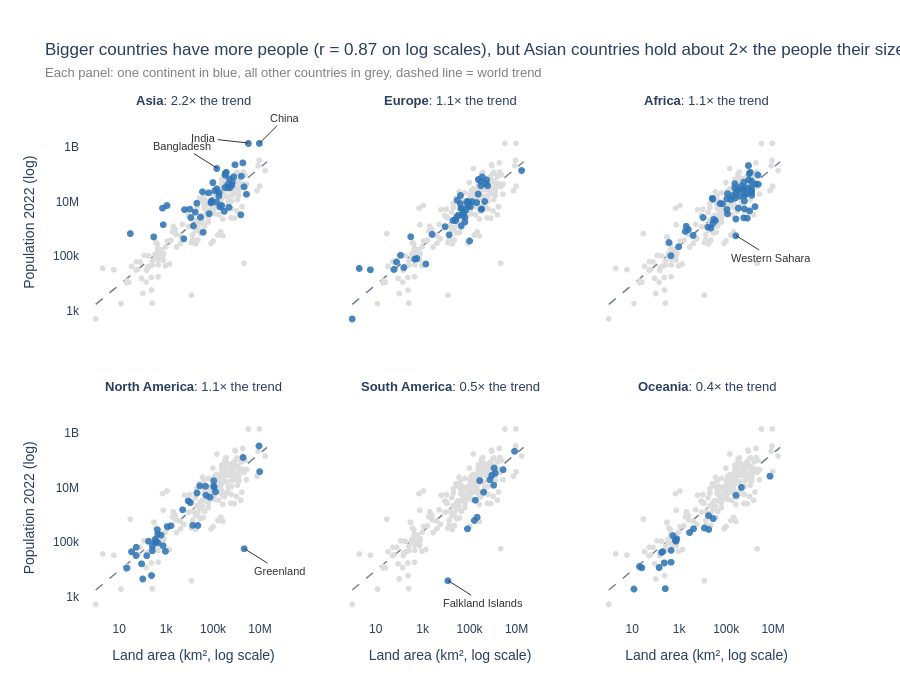

The cell this chart's notebook holds for it:
### Markdown cell above
**Chart choice & justification:** Scatter plot (log scales), one panel per continent

- Scatter plot demonstrates the association between two variables, namely area and population.
- Log scale is used on both axes since there is a great variability in values – from small islands to Russia.
- Dashed line represents the global trend while points above it have higher population than expected based on their size.
- Each subplot represents one continent in blue colour while all other countries are shown in grey (it is easier to understand than using six different colours in one diagram).
- Only countries deviating from the trend are marked.

### Code cell
# Q3
import plotly.graph_objects as go

# step 1: prep data
d = df[['Country', 'Continent', 'Area', '2022 Population']].rename(columns={'2022 Population': 'Population'})
log_area, log_pop = np.log10(d['Area']), np.log10(d['Population'])
slope, intercept = np.polyfit(log_area, log_pop, 1)            # world trend on log-log scale
d['Residual'] = log_pop - (intercept + slope * log_area)       # > 0 = more people than the trend predicts
r = np.corrcoef(log_area, log_pop)[0, 1]
print(f'correlation (log-log): {r:.2f}')

# typical country per continent vs the trend: 10 ** median residual (2 = twice as many people as expected)
vs_trend = (10 ** d.groupby('Continent')['Residual'].median()).sort_values(ascending=False)
panel_name = {c: f'<b>{c}</b>: {v:.1f}× the trend' for c, v in vs_trend.items()}
print(vs_trend.round(2))

# every panel: all countries in grey (context) + that continent's countries (focus)
context = pd.concat([d.assign(Panel=panel_name[c], Role='Other countries') for c in vs_trend.index])
focus = d.assign(Panel=d['Continent'].map(panel_name), Role='Continent')
plot_df = pd.concat([context, focus])

# countries that break the pattern most (area over 10,000 km² so city-states don't crowd the labels)
big = d.loc[d['Area'] >= 10_000]
breakers = pd.concat([big.nlargest(3, 'Residual'), big.nsmallest(3, 'Residual')])

# step 2: plotly express figure
fig = px.scatter(
    data_frame=plot_df,
    x='Area', y='Population',
    facet_col='Panel', facet_col_wrap=3,
    facet_row_spacing=0.12, facet_col_spacing=0.04,
    color='Role',
    color_discrete_map={'Other countries': LIGHT_GREY, 'Continent': BLUE},
    category_orders={'Panel': list(panel_name.values()), 'Role': ['Other countries', 'Continent']},
    log_x=True, log_y=True,
    hover_name='Country',
    hover_data={'Role': False, 'Panel': False, 'Area': ':,', 'Population': ':,'},
    labels={'Area': 'Land area (km², log scale)', 'Population': 'Population 2022 (log)'},
    template='plotly_white',
    height=700
)

# step 3: customisation
fig.update_traces(marker=dict(size=7, opacity=0.85))
fig.update_traces(selector={'name': 'Other countries'}, marker=dict(size=6, opacity=1), hoverinfo='skip', hovertemplate=None)

# world trend line in every panel
xs = np.logspace(0, 7.3, 50)
fig.add_trace(go.Scatter(x=xs, y=10 ** (intercept + slope * np.log10(xs)), mode='lines',
                         line=dict(color='slategrey', dash='dash', width=1.5),
                         hoverinfo='skip', showlegend=False), row='all', col='all')

# facet titles: drop the 'Panel=' prefix
fig.for_each_annotation(lambda a: a.update(text=a.text.split('=')[-1], font=dict(size=13)))

# direct labels for the pattern breakers, placed in their own continent's panel
# map continent -> subplot axes, using the first country of each blue (focus) trace
axes_of = {}
for t in fig.data:
    if t.name == 'Continent':
        cont_name = d.loc[d['Country'] == t.hovertext[0], 'Continent'].iloc[0]
        axes_of[cont_name] = (t.xaxis, t.yaxis)
offsets = {'China': (25, -25), 'India': (-45, -5)}     # nudge labels that would overlap
for _, row in breakers.iterrows():
    xa, ya = axes_of[row['Continent']]
    above = row['Residual'] > 0
    dx, dy = offsets.get(row['Country'], (-35, -22) if above else (35, 22))
    fig.add_annotation(x=np.log10(row['Area']), y=np.log10(row['Population']), xref=xa, yref=ya,
                       text=row['Country'], showarrow=True, arrowhead=0, arrowcolor='#333333',
                       ax=dx, ay=dy,
                       font=dict(size=11, color='#333333'))

fig.update_xaxes(showgrid=False, tickvals=[10, 1e3, 1e5, 1e7], ticktext=['10', '1k', '100k', '10M'])
fig.update_yaxes(showgrid=False, tickvals=[1e3, 1e5, 1e7, 1e9], ticktext=['1k', '100k', '10M', '1B'])
fig.update_layout(
    title=(f"Bigger countries have more people (r = {r:.2f} on log scales), but Asian countries hold about "
           f"{vs_trend['Asia']:.0f}× the people their size predicts<br>"
           "<span style='font-size:13px;color:grey'>Each panel: one continent in blue, all other countries in grey, "
           "dashed line = world trend</span>"),
    showlegend=False,
    font=dict(family='Arial', size=12),
    margin=dict(t=110)
)

fig.show()

### Figure 1 — Plotly figure (JSON) as saved in the notebook; plotly's stock layout.template omitted (floating-point values rounded to 4 significant figures; data arrays with more than 128 entries replaced by an {"elided": "..."} marker saying what was removed)
{"data": [{"customdata": {"elided": "234x2 str values"}, "hoverinfo": "skip", "hovertext": {"elided": "234 str values"}, "legendgroup": "Other countries", "marker": {"color": "#DDDDDD", "opacity": 1, "size": 6, "symbol": "circle"}, "mode": "markers", "name": "Other countries", "showlegend": true, "type": "scattergl", "x": {"elided": "234 int values"}, "xaxis": "x4", "y": {"elided": "234 int values"}, "yaxis": "y4"}, {"customdata": [["Continent", "<b>Asia</b>: 2.2× the trend"], ["Continent", "<b>Asia</b>: 2.2× the trend"], ["Continent", "<b>Asia</b>: 2.2× the trend"], ["Continent", "<b>Asia</b>: 2.2× the trend"], ["Continent", "<b>Asia</b>: 2.2× the trend"], ["Continent", "<b>Asia</b>: 2.2× the trend"], ["Continent", "<b>Asia</b>: 2.2× the trend"], ["Continent", "<b>Asia</b>: 2.2× the trend"], ["Continent", "<b>Asia</b>: 2.2× the trend"], ["Continent", "<b>Asia</b>: 2.2× the trend"], ["Continent", "<b>Asia</b>: 2.2× the trend"], ["Continent", "<b>Asia</b>: 2.2× the trend"], ["Continent", "<b>Asia</b>: 2.2× the trend"], ["Continent", "<b>Asia</b>: 2.2× the trend"], ["Continent", "<b>Asia</b>: 2.2× the trend"], ["Continent", "<b>Asia</b>: 2.2× the trend"], ["Continent", "<b>Asia</b>: 2.2× the trend"], ["Continent", "<b>Asia</b>: 2.2× the trend"], ["Continent", "<b>Asia</b>: 2.2× the trend"], ["Continent", "<b>Asia</b>: 2.2× the trend"], ["Continent", "<b>Asia</b>: 2.2× the trend"], ["Continent", "<b>Asia</b>: 2.2× the trend"], ["Continent", "<b>Asia</b>: 2.2× the trend"], ["Continent", "<b>Asia</b>: 2.2× the trend"], ["Continent", "<b>Asia</b>: 2.2× the trend"], ["Continent", "<b>Asia</b>: 2.2× the trend"], ["Continent", "<b>Asia</b>: 2.2× the trend"], ["Continent", "<b>Asia</b>: 2.2× the trend"], ["Continent", "<b>Asia</b>: 2.2× the trend"], ["Continent", "<b>Asia</b>: 2.2× the trend"], ["Continent", "<b>Asia</b>: 2.2× the trend"], ["Continent", "<b>Asia</b>: 2.2× the trend"], ["Continent", "<b>Asia</b>: 2.2× the trend"], ["Continent", "<b>Asia</b>: 2.2× the trend"], ["Continent", "<b>Asia</b>: 2.2× the trend"], ["Continent", "<b>Asia</b>: 2.2× the trend"], ["Continent", "<b>Asia</b>: 2.2× the trend"], ["Continent", "<b>Asia</b>: 2.2× the trend"], ["Continent", "<b>Asia</b>: 2.2× the trend"], ["Continent", "<b>Asia</b>: 2.2× the trend"], ["Continent", "<b>Asia</b>: 2.2× the trend"], ["Continent", "<b>Asia</b>: 2.2× the trend"], ["Continent", "<b>Asia</b>: 2.2× the trend"], ["Continent", "<b>Asia</b>: 2.2× the trend"], ["Continent", "<b>Asia</b>: 2.2× the trend"], ["Continent", "<b>Asia</b>: 2.2× the trend"], ["Continent", "<b>Asia</b>: 2.2× the trend"], ["Continent", "<b>Asia</b>: 2.2× the trend"], ["Continent", "<b>Asia</b>: 2.2× the trend"], ["Continent", "<b>Asia</b>: 2.2× the trend"]], "hovertemplate": "<b>%{hovertext}</b><br><br>Land area (km², log scale)=%{x:,}<br>Population 2022 (log)=%{y:,}<extra></extra>", "hovertext": ["Afghanistan", "Armenia", "Azerbaijan", "Bahrain", "Bangladesh", "Bhutan", "Brunei", "Cambodia", "China", "Georgia", "Hong Kong", "India", "Indonesia", "Iran", "Iraq", "Israel", "Japan", "Jordan", "Kazakhstan", "Kuwait", "Kyrgyzstan", "Laos", "Lebanon", "Macau", "Malaysia", "Maldives", "Mongolia", "Myanmar", "Nepal", "North Korea", "Oman", "Pakistan", "Palestine", "Philippines", "Qatar", "Saudi Arabia", "Singapore", "South Korea", "Sri Lanka", "Syria", "Taiwan", "Tajikistan", "Thailand", "Timor-Leste", "Turkey", "Turkmenistan", "United Arab Emirates", "Uzbekistan", "Vietnam", "Yemen"], "legendgroup": "Continent", "marker": {"color": "#2E75B6", "opacity": 0.85, "size": 7, "symbol": "circle"}, "mode": "markers", "name": "Continent", "showlegend": true, "type": "scattergl", "x": [652230, 29743, 86600, 765, 147570, 38394, 5765, 181035, 9706961, 69700, 1104, 3287590, 1904569, 1648195, 438317, 20770, 377930, 89342, 2724900, 17818, 199951, 236800, 10452, 30, 330803, 300, 1564110, 676578, 147181, 120538, 309500, 881912, 6220, 342353, 11586, 2149690, 710, 100210, 65610, 185180, 36193, 143100, 513120, 14874, 783562, 488100, 83600, 447400, 331212, 527968], "xaxis": "x4", "y": [41128771, 2780469, 10358074, 1472233, 171186372, 782455, 449002, 16767842, 1425887337, 3744385, 7488865, 1417173173, 275501339, 88550570, 44496122, 9038309, 123951692, 11285869, 19397998, 4268873, 6630623, 7529475, 5489739, 695168, 33938221, 523787, 3398366, 54179306, 30547580, 26069416, 4576298, 235824862, 5250072, 115559009, 2695122, 36408820, 5975689, 51815810, 21832143, 22125249, 23893394, 9952787, 71697030, 1341296, 85341241, 6430770, 9441129, 34627652, 98186856, 33696614], "yaxis": "y4"}, {"customdata": {"elided": "234x2 str values"}, "hoverinfo": "skip", "hovertext": {"elided": "234 str values"}, "legendgroup": "Other countries", "marker": {"color": "#DDDDDD", "opacity": 1, "size": 6, "symbol": "circle"}, "mode": "markers", "name": "Other countries", "showlegend": false, "type": "scattergl", "x": {"elided": "234 int values"}, "xaxis": "x5", "y": {"elided": "234 int values"}, "yaxis": "y5"}, {"customdata": [["Continent", "<b>Europe</b>: 1.1× the trend"], ["Continent", "<b>Europe</b>: 1.1× the trend"], ["Continent", "<b>Europe</b>: 1.1× the trend"], ["Continent", "<b>Europe</b>: 1.1× the trend"], ["Continent", "<b>Europe</b>: 1.1× the trend"], ["Continent", "<b>Europe</b>: 1.1× the trend"], ["Continent", "<b>Europe</b>: 1.1× the trend"], ["Continent", "<b>Europe</b>: 1.1× the trend"], ["Continent", "<b>Europe</b>: 1.1× the trend"], ["Continent", "<b>Europe</b>: 1.1× the trend"], ["Continent", "<b>Europe</b>: 1.1× the trend"], ["Continent", "<b>Europe</b>: 1.1× the trend"], ["Continent", "<b>Europe</b>: 1.1× the trend"], ["Continent", "<b>Europe</b>: 1.1× the trend"], ["Continent", "<b>Europe</b>: 1.1× the trend"], ["Continent", "<b>Europe</b>: 1.1× the trend"], ["Continent", "<b>Europe</b>: 1.1× the trend"], ["Continent", "<b>Europe</b>: 1.1× the trend"], ["Continent", "<b>Europe</b>: 1.1× the trend"], ["Continent", "<b>Europe</b>: 1.1× the trend"], ["Continent", "<b>Europe</b>: 1.1× the trend"], ["Continent", "<b>Europe</b>: 1.1× the trend"], ["Continent", "<b>Europe</b>: 1.1× the trend"], ["Continent", "<b>Europe</b>: 1.1× the trend"], ["Continent", "<b>Europe</b>: 1.1× the trend"], ["Continent", "<b>Europe</b>: 1.1× the trend"], ["Continent", "<b>Europe</b>: 1.1× the trend"], ["Continent", "<b>Europe</b>: 1.1× the trend"], ["Continent", "<b>Europe</b>: 1.1× the trend"], ["Continent", "<b>Europe</b>: 1.1× the trend"], ["Continent", "<b>Europe</b>: 1.1× the trend"], ["Continent", "<b>Europe</b>: 1.1× the trend"], ["Continent", "<b>Europe</b>: 1.1× the trend"], ["Continent", "<b>Europe</b>: 1.1× the trend"], ["Continent", "<b>Europe</b>: 1.1× the trend"], ["Continent", "<b>Europe</b>: 1.1× the trend"], ["Continent", "<b>Europe</b>: 1.1× the trend"], ["Continent", "<b>Europe</b>: 1.1× the trend"], ["Continent", "<b>Europe</b>: 1.1× the trend"], ["Continent", "<b>Europe</b>: 1.1× the trend"], ["Continent", "<b>Europe</b>: 1.1× the trend"], ["Continent", "<b>Europe</b>: 1.1× the trend"], ["Continent", "<b>Europe</b>: 1.1× the trend"], ["Continent", "<b>Europe</b>: 1.1× the trend"], ["Continent", "<b>Europe</b>: 1.1× the trend"], ["Continent", "<b>Europe</b>: 1.1× the trend"], ["Continent", "<b>Europe</b>: 1.1× the trend"], ["Continent", "<b>Europe</b>: 1.1× the trend"], ["Continent", "<b>Europe</b>: 1.1× the trend"], ["Continent", "<b>Europe</b>: 1.1× the trend"]], "hovertemplate": "<b>%{hovertext}</b><br><br>Land area (km², log scale)=%{x:,}<br>Population 2022 (log)=%{y:,}<extra></extra>", "hovertext": ["Albania", "Andorra", "Austria", "Belarus", "Belgium", "Bosnia and Herzegovina", "Bulgaria", "Croatia", "Cyprus", "Czech Republic", "Denmark", "Estonia", "Faroe Islands", "Finland", "France", "Germany", "Gibraltar", "Greece", "Guernsey", "Hungary", "Iceland", "Ireland", "Isle of Man", "Italy", "Jersey", "Latvia", "Liechtenstein", "Lithuania", "Luxembourg", "Malta", "Moldova", "Monaco", "Montenegro", "Netherlands", "North Macedonia", "Norway", "Poland", "Portugal", "Romania", "Russia", "San Marino", "Serbia", "Slovakia", "Slovenia", "Spain", "Sweden", "Switzerland", "Ukraine", "United Kingdom", "Vatican City"], "legendgroup": "Continent", "marker": {"color": "#2E75B6", "opacity": 0.85, "size": 7, "symbol": "circle"}, "mode": "markers", "name": "Continent", "showlegend": false, "type": "scattergl", "x": [28748, 468, 83871, 207600, 30528, 51209, 110879, 56594, 9251, 78865, 43094, 45227, 1393, 338424, 551695, 357114, 6, 131990, 78, 93028, 103000, 70273, 572, 301336, 116, 64559, 160, 65300, 2586, 316, 33846, 2, 13812, 41850, 25713, 323802, 312679, 92090, 238391, 17098242, 61, 88361, 49037, 20273, 505992, 450295, 41284, 603500, 242900, 1], "xaxis": "x5", "y": [2842321, 79824, 8939617, 9534954, 11655930, 3233526, 6781953, 4030358, 1251488, 10493986, 5882261, 1326062, 53090, 5540745, 64626628, 83369843, 32649, 10384971, 63301, 9967308, 372899, 5023109, 84519, 59037474, 110778, 1850651, 39327, 2750055, 647599, 533286, 3272996, 36469, 627082, 17564014, 2093599, 5434319, 39857145, 10270865, 19659267, 144713314, 33660, 7221365, 5643453, 2119844, 47558630, 10549347, 8740472, 39701739, 67508936, 510], "yaxis": "y5"}, {"customdata": {"elided": "234x2 str values"}, "hoverinfo": "skip", "hovertext": {"elided": "234 str values"}, "legendgroup": "Other countries", "marker": {"color": "#DDDDDD", "opacity": 1, "size": 6, "symbol": "circle"}, "mode": "markers", "name": "Other countries", "showlegend": false, "type": "scattergl", "x": {"elided": "234 int values"}, "xaxis": "x6", "y": {"elided": "234 int values"}, "yaxis": "y6"}, {"customdata": [["Continent", "<b>Africa</b>: 1.1× the trend"], ["Continent", "<b>Africa</b>: 1.1× the trend"], ["Continent", "<b>Africa</b>: 1.1× the trend"], ["Continent", "<b>Africa</b>: 1.1× the trend"], ["Continent", "<b>Africa</b>: 1.1× the trend"], ["Continent", "<b>Africa</b>: 1.1× the trend"], ["Continent", "<b>Africa</b>: 1.1× the trend"], ["Continent", "<b>Africa</b>: 1.1× the trend"], ["Continent", "<b>Africa</b>: 1.1× the trend"], ["Continent", "<b>Africa</b>: 1.1× the trend"], ["Continent", "<b>Africa</b>: 1.1× the trend"], ["Continent", "<b>Africa</b>: 1.1× the trend"], ["Continent", "<b>Africa</b>: 1.1× the trend"], ["Continent", "<b>Africa</b>: 1.1× the trend"], ["Continent", "<b>Africa</b>: 1.1× the trend"], ["Continent", "<b>Africa</b>: 1.1× the trend"], ["Continent", "<b>Africa</b>: 1.1× the trend"], ["Continent", "<b>Africa</b>: 1.1× the trend"], ["Continent", "<b>Africa</b>: 1.1× the trend"], ["Continent", "<b>Africa</b>: 1.1× the trend"], ["Continent", "<b>Africa</b>: 1.1× the trend"], ["Continent", "<b>Africa</b>: 1.1× the trend"], ["Continent", "<b>Africa</b>: 1.1× the trend"], ["Continent", "<b>Africa</b>: 1.1× the trend"], ["Continent", "<b>Africa</b>: 1.1× the trend"], ["Continent", "<b>Africa</b>: 1.1× the trend"], ["Continent", "<b>Africa</b>: 1.1× the trend"], ["Continent", "<b>Africa</b>: 1.1× the trend"], ["Continent", "<b>Africa</b>: 1.1× the trend"], ["Continent", "<b>Africa</b>: 1.1× the trend"], ["Continent", "<b>Africa</b>: 1.1× the trend"], ["Continent", "<b>Africa</b>: 1.1× the trend"], ["Continent", "<b>Africa</b>: 1.1× the trend"], ["Continent", "<b>Africa</b>: 1.1× the trend"], ["Continent", "<b>Africa</b>: 1.1× the trend"], ["Continent", "<b>Africa</b>: 1.1× the trend"], ["Continent", "<b>Africa</b>: 1.1× the trend"], ["Continent", "<b>Africa</b>: 1.1× the trend"], ["Continent", "<b>Africa</b>: 1.1× the trend"], ["Continent", "<b>Africa</b>: 1.1× the trend"], ["Continent", "<b>Africa</b>: 1.1× the trend"], ["Continent", "<b>Africa</b>: 1.1× the trend"], ["Continent", "<b>Africa</b>: 1.1× the trend"], ["Continent", "<b>Africa</b>: 1.1× the trend"], ["Continent", "<b>Africa</b>: 1.1× the trend"], ["Continent", "<b>Africa</b>: 1.1× the trend"], ["Continent", "<b>Africa</b>: 1.1× the trend"], ["Continent", "<b>Africa</b>: 1.1× the trend"], ["Continent", "<b>Africa</b>: 1.1× the trend"], ["Continent", "<b>Africa</b>: 1.1× the trend"], ["Continent", "<b>Africa</b>: 1.1× the trend"], ["Continent", "<b>Africa</b>: 1.1× the trend"], ["Continent", "<b>Africa</b>: 1.1× the trend"], ["Continent", "<b>Africa</b>: 1.1× the trend"], ["Continent", "<b>Africa</b>: 1.1× the trend"], ["Continent", "<b>Africa</b>: 1.1× the trend"], ["Continent", "<b>Africa</b>: 1.1× the trend"]], "hovertemplate": "<b>%{hovertext}</b><br><br>Land area (km², log scale)=%{x:,}<br>Population 2022 (log)=%{y:,}<extra></extra>", "hovertext": ["Algeria", "Angola", "Benin", "Botswana", "Burkina Faso", "Burundi", "Cameroon", "Cape Verde", "Central African Republic", "Chad", "Comoros", "Djibouti", "DR Congo", "Egypt", "Equatorial Guinea", "Eritrea", "Eswatini", "Ethiopia", "Gabon", "Gambia", "Ghana", "Guinea", "Guinea-Bissau", "Ivory Coast", "Kenya", "Lesotho", "Liberia", "Libya", "Madagascar", "Malawi", "Mali", "Mauritania", "Mauritius", "Mayotte", "Morocco", "Mozambique", "Namibia", "Niger", "Nigeria", "Republic of the Congo", "Reunion", "Rwanda", "Sao Tome and Principe", "Senegal", "Seychelles", "Sierra Leone", "Somalia", "South Africa", "South Sudan", "Sudan", "Tanzania", "Togo", "Tunisia", "Uganda", "Western Sahara", "Zambia", "Zimbabwe"], "legendgroup": "Continent", "marker": {"color": "#2E75B6", "opacity": 0.85, "size": 7, "symbol": "circle"}, "mode": "markers", "name": "Continent", "showlegend": false, "type": "scattergl", "x": [2381741, 1246700, 112622, 582000, 272967, 27834, 475442, 4033, 622984, 1284000, 1862, 23200, 2344858, 1002450, 28051, 117600, 17364, 1104300, 267668, 10689, 238533, 245857, 36125, 322463, 580367, 30355, 111369, 1759540, 587041, 118484, 1240192, 1030700, 2040, 374, 446550, 801590, 825615, 1267000, 923768, 342000, 2511, 26338, 964, 196722, 452, 71740, 637657, 1221037, 619745, 1886068, 945087, 56785, 163610, 241550, 266000, 752612, 390757], "xaxis": "x6", "y": [44903225, 35588987, 13352864, 2630296, 22673762, 12889576, 27914536, 593149, 5579144, 17723315, 836774, 1120849, 99010212, 110990103, 1674908, 3684032, 1201670, 123379924, 2388992, 2705992, 33475870, 13859341, 2105566, 28160542, 54027487, 2305825, 5302681, 6812341, 29611714, 20405317, 22593590, 4736139, 1299469, 326101, 37457971, 32969517, 2567012, 26207977, 218541212, 5970424, 974052, 13776698, 227380, 17316449, 107118, 8605718, 17597511, 59893885, 10913164, 46874204, 65497748, 8848699, 12356117, 47249585, 575986, 20017675, 16320537], "yaxis": "y6"}, {"customdata": {"elided": "234x2 str values"}, "hoverinfo": "skip", "hovertext": {"elided": "234 str values"}, "legendgroup": "Other countries", "marker": {"color": "#DDDDDD", "opacity": 1, "size": 6, "symbol": "circle"}, "mode": "markers", "name": "Other countries", "showlegend": false, "type": "scattergl", "x": {"elided": "234 int values"}, "xaxis": "x", "y": {"elided": "234 int values"}, "yaxis": "y"}, {"customdata": [["Continent", "<b>North America</b>: 1.1× the trend"], ["Continent", "<b>North America</b>: 1.1× the trend"], ["Continent", "<b>North America</b>: 1.1× the trend"], ["Continent", "<b>North America</b>: 1.1× the trend"], ["Continent", "<b>North America</b>: 1.1× the trend"], ["Continent", "<b>North America</b>: 1.1× the trend"], ["Continent", "<b>North America</b>: 1.1× the trend"], ["Continent", "<b>North America</b>: 1.1× the trend"], ["Continent", "<b>North America</b>: 1.1× the trend"], ["Continent", "<b>North America</b>: 1.1× the trend"], ["Continent", "<b>North America</b>: 1.1× the trend"], ["Continent", "<b>North America</b>: 1.1× the trend"], ["Continent", "<b>North America</b>: 1.1× the trend"], ["Continent", "<b>North America</b>: 1.1× the trend"], ["Continent", "<b>North America</b>: 1.1× the trend"], ["Continent", "<b>North America</b>: 1.1× the trend"], ["Continent", "<b>North America</b>: 1.1× the trend"], ["Continent", "<b>North America</b>: 1.1× the trend"], ["Continent", "<b>North America</b>: 1.1× the trend"], ["Continent", "<b>North America</b>: 1.1× the trend"], ["Continent", "<b>North America</b>: 1.1× the trend"], ["Continent", "<b>North America</b>: 1.1× the trend"], ["Continent", "<b>North America</b>: 1.1× the trend"], ["Continent", "<b>North America</b>: 1.1× the trend"], ["Continent", "<b>North America</b>: 1.1× the trend"], ["Continent", "<b>North America</b>: 1.1× the trend"], ["Continent", "<b>North America</b>: 1.1× the trend"], ["Continent", "<b>North America</b>: 1.1× the trend"], ["Continent", "<b>North America</b>: 1.1× the trend"], ["Continent", "<b>North America</b>: 1.1× the trend"], ["Continent", "<b>North America</b>: 1.1× the trend"], ["Continent", "<b>North America</b>: 1.1× the trend"], ["Continent", "<b>North America</b>: 1.1× the trend"], ["Continent", "<b>North America</b>: 1.1× the trend"], ["Continent", "<b>North America</b>: 1.1× the trend"], ["Continent", "<b>North America</b>: 1.1× the trend"], ["Continent", "<b>North America</b>: 1.1× the trend"], ["Continent", "<b>North America</b>: 1.1× the trend"], ["Continent", "<b>North America</b>: 1.1× the trend"], ["Continent", "<b>North America</b>: 1.1× the trend"]], "hovertemplate": "<b>%{hovertext}</b><br><br>Land area (km², log scale)=%{x:,}<br>Population 2022 (log)=%{y:,}<extra></extra>", "hovertext": ["Anguilla", "Antigua and Barbuda", "Aruba", "Bahamas", "Barbados", "Belize", "Bermuda", "British Virgin Islands", "Canada", "Cayman Islands", "Costa Rica", "Cuba", "Curacao", "Dominica", "Dominican Republic", "El Salvador", "Greenland", "Grenada", "Guadeloupe", "Guatemala", "Haiti", "Honduras", "Jamaica", "Martinique", "Mexico", "Montserrat", "Nicaragua", "Panama", "Puerto Rico", "Saint Barthelemy", "Saint Kitts and Nevis", "Saint Lucia", "Saint Martin", "Saint Pierre and Miquelon", "Saint Vincent and the Grenadines", "Sint Maarten", "Trinidad and Tobago", "Turks and Caicos Islands", "United States", "United States Virgin Islands"], "legendgroup": "Continent", "marker": {"color": "#2E75B6", "opacity": 0.85, "size": 7, "symbol": "circle"}, "mode": "markers", "name": "Continent", "showlegend": false, "type": "scattergl", "x": [91, 442, 180, 13943, 430, 22966, 54, 151, 9984670, 264, 51100, 109884, 444, 751, 48671, 21041, 2166086, 344, 1628, 108889, 27750, 112492, 10991, 1128, 1964375, 102, 130373, 75417, 8870, 21, 261, 616, 53, 242, 389, 34, 5130, 948, 9372610, 347], "xaxis": "x", "y": [15857, 93763, 106445, 409984, 281635, 405272, 64184, 31305, 38454327, 68706, 5180829, 11212191, 191163, 72737, 11228821, 6336392, 56466, 125438, 395752, 17843908, 11584996, 10432860, 2827377, 367507, 127504125, 4390, 6948392, 4408581, 3252407, 10967, 47657, 179857, 31791, 5862, 103948, 44175, 1531044, 45703, 338289857, 99465], "yaxis": "y"}, {"customdata": {"elided": "234x2 str values"}, "hoverinfo": "skip", "hovertext": {"elided": "234 str values"}, "legendgroup": "Other countries", "marker": {"color": "#DDDDDD", "opacity": 1, "size": 6, "symbol": "circle"}, "mode": "markers", "name": "Other countries", "showlegend": false, "type": "scattergl", "x": {"elided": "234 int values"}, "xaxis": "x2", "y": {"elided": "234 int values"}, "yaxis": "y2"}, {"customdata": [["Continent", "<b>South America</b>: 0.5× the trend"], ["Continent", "<b>South America</b>: 0.5× the trend"], ["Continent", "<b>South America</b>: 0.5× the trend"], ["Continent", "<b>South America</b>: 0.5× the trend"], ["Continent", "<b>South America</b>: 0.5× the trend"], ["Continent", "<b>South America</b>: 0.5× the trend"], ["Continent", "<b>South America</b>: 0.5× the trend"], ["Continent", "<b>South America</b>: 0.5× the trend"], ["Continent", "<b>South America</b>: 0.5× the trend"], ["Continent", "<b>South America</b>: 0.5× the trend"], ["Continent", "<b>South America</b>: 0.5× the trend"], ["Continent", "<b>South America</b>: 0.5× the trend"], ["Continent", "<b>South America</b>: 0.5× the trend"], ["Continent", "<b>South America</b>: 0.5× the trend"]], "hovertemplate": "<b>%{hovertext}</b><br><br>Land area (km², log scale)=%{x:,}<br>Population 2022 (log)=%{y:,}<extra></extra>", "hovertext": ["Argentina", "Bolivia", "Brazil", "Chile", "Colombia", "Ecuador", "Falkland Islands", "French Guiana", "Guyana", "Paraguay", "Peru", "Suriname", "Uruguay", "Venezuela"], "legendgroup": "Continent", "marker": {"color": "#2E75B6", "opacity": 0.85, "size": 7, "symbol": "circle"}, "mode": "markers", "name": "Continent", "showlegend": false, "type": "scattergl", "x": [2780400, 1098581, 8515767, 756102, 1141748, 276841, 12173, 83534, 214969, 406752, 1285216, 163820, 181034, 916445], "xaxis": "x2", "y": [45510318, 12224110, 215313498, 19603733, 51874024, 18001000, 3780, 304557, 808726, 6780744, 34049588, 618040, 3422794, 28301696], "yaxis": "y2"}, {"customdata": {"elided": "234x2 str values"}, "hoverinfo": "skip", "hovertext": {"elided": "234 str values"}, "legendgroup": "Other countries", "marker": {"color": "#DDDDDD", "opacity": 1, "size": 6, "symbol": "circle"}, "mode": "markers", "name": "Other countries", "showlegend": false, "type": "scattergl", "x": {"elided": "234 int values"}, "xaxis": "x3", "y": {"elided": "234 int values"}, "yaxis": "y3"}, {"customdata": [["Continent", "<b>Oceania</b>: 0.4× the trend"], ["Continent", "<b>Oceania</b>: 0.4× the trend"], ["Continent", "<b>Oceania</b>: 0.4× the trend"], ["Continent", "<b>Oceania</b>: 0.4× the trend"], ["Continent", "<b>Oceania</b>: 0.4× the trend"], ["Continent", "<b>Oceania</b>: 0.4× the trend"], ["Continent", "<b>Oceania</b>: 0.4× the trend"], ["Continent", "<b>Oceania</b>: 0.4× the trend"], ["Continent", "<b>Oceania</b>: 0.4× the trend"], ["Continent", "<b>Oceania</b>: 0.4× the trend"], ["Continent", "<b>Oceania</b>: 0.4× the trend"], ["Continent", "<b>Oceania</b>: 0.4× the trend"], ["Continent", "<b>Oceania</b>: 0.4× the trend"], ["Continent", "<b>Oceania</b>: 0.4× the trend"], ["Continent", "<b>Oceania</b>: 0.4× the trend"], ["Continent", "<b>Oceania</b>: 0.4× the trend"], ["Continent", "<b>Oceania</b>: 0.4× the trend"], ["Continent", "<b>Oceania</b>: 0.4× the trend"], ["Continent", "<b>Oceania</b>: 0.4× the trend"], ["Continent", "<b>Oceania</b>: 0.4× the trend"], ["Continent", "<b>Oceania</b>: 0.4× the trend"], ["Continent", "<b>Oceania</b>: 0.4× the trend"], ["Continent", "<b>Oceania</b>: 0.4× the trend"]], "hovertemplate": "<b>%{hovertext}</b><br><br>Land area (km², log scale)=%{x:,}<br>Population 2022 (log)=%{y:,}<extra></extra>", "hovertext": ["American Samoa", "Australia", "Cook Islands", "Fiji", "French Polynesia", "Guam", "Kiribati", "Marshall Islands", "Micronesia", "Nauru", "New Caledonia", "New Zealand", "Niue", "Northern Mariana Islands", "Palau", "Papua New Guinea", "Samoa", "Solomon Islands", "Tokelau", "Tonga", "Tuvalu", "Vanuatu", "Wallis and Futuna"], "legendgroup": "Continent", "marker": {"color": "#2E75B6", "opacity": 0.85, "size": 7, "symbol": "circle"}, "mode": "markers", "name": "Continent", "showlegend": false, "type": "scattergl", "x": [199, 7692024, 236, 18272, 4167, 549, 811, 181, 702, 21, 18575, 270467, 260, 464, 459, 462840, 2842, 28896, 12, 747, 26, 12189, 142], "xaxis": "x3", "y": [44273, 26177413, 17011, 929766, 306279, 171774, 131232, 41569, 114164, 12668, 289950, 5185288, 1934, 49551, 18055, 10142619, 222382, 724273, 1871, 106858, 11312, 326740, 11572], "yaxis": "y3"}, {"hoverinfo": "skip", "line": {"color": "slategrey", "dash": "dash", "width": 1.5}, "mode": "lines", "showlegend": false, "type": "scatter", "x": [1.0, 1.409, 1.986, 2.799, 3.944, 5.558, 7.832, 11.04, 15.55, 21.92, 30.89, 43.53, 61.34, 86.44, 121.8, 171.7, 241.9, 340.9, 480.4, 677.0, 954.1, 1345.0, 1895.0, 2670.0, 3763.0, 5303.0, 7473.0, 10530.0, 14840.0, 20910.0, 29470.0, 41530.0, 58530.0, 82480.0, 116200.0, 163800.0, 230800.0, 325300.0, 458400.0, 646000.0, 910300.0, 1283000.0, 1808000.0, 2548000.0, 3590000.0, 5059000.0, 7130000.0, 10050000.0, 14160000.0, 19950000.0], "xaxis": "x", "y": [1715.0, 2193.0, 2804.0, 3585.0, 4584.0, 5862.0, 7496.0, 9585.0, 12260.0, 15670.0, 20040.0, 25620.0, 32770.0, 41900.0, 53580.0, 68510.0, 87600.0, 112000.0, 143200.0, 183200.0, 234200.0, 299500.0, 382900.0, 489700.0, 626100.0, 800600.0, 1024000.0, 1309000.0, 1674000.0, 2140000.0, 2737000.0, 3500000.0, 4475000.0, 5723000.0, 7317000.0, 9357000.0, 11960000.0, 15300000.0, 19560000.0, 25020000.0, 31990000.0, 40900000.0, 52300000.0, 66880000.0, 85520000.0, 109400000.0, 139800000.0, 178800000.0, 228600000.0, 292300000.0], "yaxis": "y"}, {"hoverinfo": "skip", "line": {"color": "slategrey", "dash": "dash", "width": 1.5}, "mode": "lines", "showlegend": false, "type": "scatter", "x": [1.0, 1.409, 1.986, 2.799, 3.944, 5.558, 7.832, 11.04, 15.55, 21.92, 30.89, 43.53, 61.34, 86.44, 121.8, 171.7, 241.9, 340.9, 480.4, 677.0, 954.1, 1345.0, 1895.0, 2670.0, 3763.0, 5303.0, 7473.0, 10530.0, 14840.0, 20910.0, 29470.0, 41530.0, 58530.0, 82480.0, 116200.0, 163800.0, 230800.0, 325300.0, 458400.0, 646000.0, 910300.0, 1283000.0, 1808000.0, 2548000.0, 3590000.0, 5059000.0, 7130000.0, 10050000.0, 14160000.0, 19950000.0], "xaxis": "x2", "y": [1715.0, 2193.0, 2804.0, 3585.0, 4584.0, 5862.0, 7496.0, 9585.0, 12260.0, 15670.0, 20040.0, 25620.0, 32770.0, 41900.0, 53580.0, 68510.0, 87600.0, 112000.0, 143200.0, 183200.0, 234200.0, 299500.0, 382900.0, 489700.0, 626100.0, 800600.0, 1024000.0, 1309000.0, 1674000.0, 2140000.0, 2737000.0, 3500000.0, 4475000.0, 5723000.0, 7317000.0, 9357000.0, 11960000.0, 15300000.0, 19560000.0, 25020000.0, 31990000.0, 40900000.0, 52300000.0, 66880000.0, 85520000.0, 109400000.0, 139800000.0, 178800000.0, 228600000.0, 292300000.0], "yaxis": "y2"}, {"hoverinfo": "skip", "line": {"color": "slategrey", "dash": "dash", "width": 1.5}, "mode": "lines", "showlegend": false, "type": "scatter", "x": [1.0, 1.409, 1.986, 2.799, 3.944, 5.558, 7.832, 11.04, 15.55, 21.92, 30.89, 43.53, 61.34, 86.44, 121.8, 171.7, 241.9, 340.9, 480.4, 677.0, 954.1, 1345.0, 1895.0, 2670.0, 3763.0, 5303.0, 7473.0, 10530.0, 14840.0, 20910.0, 29470.0, 41530.0, 58530.0, 82480.0, 116200.0, 163800.0, 230800.0, 325300.0, 458400.0, 646000.0, 910300.0, 1283000.0, 1808000.0, 2548000.0, 3590000.0, 5059000.0, 7130000.0, 10050000.0, 14160000.0, 19950000.0], "xaxis": "x3", "y": [1715.0, 2193.0, 2804.0, 3585.0, 4584.0, 5862.0, 7496.0, 9585.0, 12260.0, 15670.0, 20040.0, 25620.0, 32770.0, 41900.0, 53580.0, 68510.0, 87600.0, 112000.0, 143200.0, 183200.0, 234200.0, 299500.0, 382900.0, 489700.0, 626100.0, 800600.0, 1024000.0, 1309000.0, 1674000.0, 2140000.0, 2737000.0, 3500000.0, 4475000.0, 5723000.0, 7317000.0, 9357000.0, 11960000.0, 15300000.0, 19560000.0, 25020000.0, 31990000.0, 40900000.0, 52300000.0, 66880000.0, 85520000.0, 109400000.0, 139800000.0, 178800000.0, 228600000.0, 292300000.0], "yaxis": "y3"}, {"hoverinfo": "skip", "line": {"color": "slategrey", "dash": "dash", "width": 1.5}, "mode": "lines", "showlegend": false, "type": "scatter", "x": [1.0, 1.409, 1.986, 2.799, 3.944, 5.558, 7.832, 11.04, 15.55, 21.92, 30.89, 43.53, 61.34, 86.44, 121.8, 171.7, 241.9, 340.9, 480.4, 677.0, 954.1, 1345.0, 1895.0, 2670.0, 3763.0, 5303.0, 7473.0, 10530.0, 14840.0, 20910.0, 29470.0, 41530.0, 58530.0, 82480.0, 116200.0, 163800.0, 230800.0, 325300.0, 458400.0, 646000.0, 910300.0, 1283000.0, 1808000.0, 2548000.0, 3590000.0, 5059000.0, 7130000.0, 10050000.0, 14160000.0, 19950000.0], "xaxis": "x4", "y": [1715.0, 2193.0, 2804.0, 3585.0, 4584.0, 5862.0, 7496.0, 9585.0, 12260.0, 15670.0, 20040.0, 25620.0, 32770.0, 41900.0, 53580.0, 68510.0, 87600.0, 112000.0, 143200.0, 183200.0, 234200.0, 299500.0, 382900.0, 489700.0, 626100.0, 800600.0, 1024000.0, 1309000.0, 1674000.0, 2140000.0, 2737000.0, 3500000.0, 4475000.0, 5723000.0, 7317000.0, 9357000.0, 11960000.0, 15300000.0, 19560000.0, 25020000.0, 31990000.0, 40900000.0, 52300000.0, 66880000.0, 85520000.0, 109400000.0, 139800000.0, 178800000.0, 228600000.0, 292300000.0], "yaxis": "y4"}, {"hoverinfo": "skip", "line": {"color": "slategrey", "dash": "dash", "width": 1.5}, "mode": "lines", "showlegend": false, "type": "scatter", "x": [1.0, 1.409, 1.986, 2.799, 3.944, 5.558, 7.832, 11.04, 15.55, 21.92, 30.89, 43.53, 61.34, 86.44, 121.8, 171.7, 241.9, 340.9, 480.4, 677.0, 954.1, 1345.0, 1895.0, 2670.0, 3763.0, 5303.0, 7473.0, 10530.0, 14840.0, 20910.0, 29470.0, 41530.0, 58530.0, 82480.0, 116200.0, 163800.0, 230800.0, 325300.0, 458400.0, 646000.0, 910300.0, 1283000.0, 1808000.0, 2548000.0, 3590000.0, 5059000.0, 7130000.0, 10050000.0, 14160000.0, 19950000.0], "xaxis": "x5", "y": [1715.0, 2193.0, 2804.0, 3585.0, 4584.0, 5862.0, 7496.0, 9585.0, 12260.0, 15670.0, 20040.0, 25620.0, 32770.0, 41900.0, 53580.0, 68510.0, 87600.0, 112000.0, 143200.0, 183200.0, 234200.0, 299500.0, 382900.0, 489700.0, 626100.0, 800600.0, 1024000.0, 1309000.0, 1674000.0, 2140000.0, 2737000.0, 3500000.0, 4475000.0, 5723000.0, 7317000.0, 9357000.0, 11960000.0, 15300000.0, 19560000.0, 25020000.0, 31990000.0, 40900000.0, 52300000.0, 66880000.0, 85520000.0, 109400000.0, 139800000.0, 178800000.0, 228600000.0, 292300000.0], "yaxis": "y5"}, {"hoverinfo": "skip", "line": {"color": "slategrey", "dash": "dash", "width": 1.5}, "mode": "lines", "showlegend": false, "type": "scatter", "x": [1.0, 1.409, 1.986, 2.799, 3.944, 5.558, 7.832, 11.04, 15.55, 21.92, 30.89, 43.53, 61.34, 86.44, 121.8, 171.7, 241.9, 340.9, 480.4, 677.0, 954.1, 1345.0, 1895.0, 2670.0, 3763.0, 5303.0, 7473.0, 10530.0, 14840.0, 20910.0, 29470.0, 41530.0, 58530.0, 82480.0, 116200.0, 163800.0, 230800.0, 325300.0, 458400.0, 646000.0, 910300.0, 1283000.0, 1808000.0, 2548000.0, 3590000.0, 5059000.0, 7130000.0, 10050000.0, 14160000.0, 19950000.0], "xaxis": "x6", "y": [1715.0, 2193.0, 2804.0, 3585.0, 4584.0, 5862.0, 7496.0, 9585.0, 12260.0, 15670.0, 20040.0, 25620.0, 32770.0, 41900.0, 53580.0, 68510.0, 87600.0, 112000.0, 143200.0, 183200.0, 234200.0, 299500.0, 382900.0, 489700.0, 626100.0, 800600.0, 1024000.0, 1309000.0, 1674000.0, 2140000.0, 2737000.0, 3500000.0, 4475000.0, 5723000.0, 7317000.0, 9357000.0, 11960000.0, 15300000.0, 19560000.0, 25020000.0, 31990000.0, 40900000.0, 52300000.0, 66880000.0, 85520000.0, 109400000.0, 139800000.0, 178800000.0, 228600000.0, 292300000.0], "yaxis": "y6"}], "layout": {"annotations": [{"font": {"size": 13}, "showarrow": false, "text": "<b>North America</b>: 1.1× the trend", "x": 0.1533, "xanchor": "center", "xref": "paper", "y": 0.44, "yanchor": "bottom", "yref": "paper"}, {"font": {"size": 13}, "showarrow": false, "text": "<b>South America</b>: 0.5× the trend", "x": 0.5, "xanchor": "center", "xref": "paper", "y": 0.44, "yanchor": "bottom", "yref": "paper"}, {"font": {"size": 13}, "showarrow": false, "text": "<b>Oceania</b>: 0.4× the trend", "x": 0.8467, "xanchor": "center", "xref": "paper", "y": 0.44, "yanchor": "bottom", "yref": "paper"}, {"font": {"size": 13}, "showarrow": false, "text": "<b>Asia</b>: 2.2× the trend", "x": 0.1533, "xanchor": "center", "xref": "paper", "y": 1, "yanchor": "bottom", "yref": "paper"}, {"font": {"size": 13}, "showarrow": false, "text": "<b>Europe</b>: 1.1× the trend", "x": 0.5, "xanchor": "center", "xref": "paper", "y": 1, "yanchor": "bottom", "yref": "paper"}, {"font": {"size": 13}, "showarrow": false, "text": "<b>Africa</b>: 1.1× the trend", "x": 0.8467, "xanchor": "center", "xref": "paper", "y": 1, "yanchor": "bottom", "yref": "paper"}, {"arrowcolor": "#333333", "arrowhead": 0, "ax": -35, "ay": -22, "font": {"color": "#333333", "size": 11}, "showarrow": true, "text": "Bangladesh", "x": 5.169, "xref": "x4", "y": 8.233, "yref": "y4"}, {"arrowcolor": "#333333", "arrowhead": 0, "ax": -45, "ay": -5, "font": {"color": "#333333", "size": 11}, "showarrow": true, "text": "India", "x": 6.517, "xref": "x4", "y": 9.151, "yref": "y4"}, {"arrowcolor": "#333333", "arrowhead": 0, "ax": 25, "ay": -25, "font": {"color": "#333333", "size": 11}, "showarrow": true, "text": "China", "x": 6.987, "xref": "x4", "y": 9.154, "yref": "y4"}, {"arrowcolor": "#333333", "arrowhead": 0, "ax": 35, "ay": 22, "font": {"color": "#333333", "size": 11}, "showarrow": true, "text": "Greenland", "x": 6.336, "xref": "x", "y": 4.752, "yref": "y"}, {"arrowcolor": "#333333", "arrowhead": 0, "ax": 35, "ay": 22, "font": {"color": "#333333", "size": 11}, "showarrow": true, "text": "Falkland Islands", "x": 4.085, "xref": "x2", "y": 3.577, "yref": "y2"}, {"arrowcolor": "#333333", "arrowhead": 0, "ax": 35, "ay": 22, "font": {"color": "#333333", "size": 11}, "showarrow": true, "text": "Western Sahara", "x": 5.425, "xref": "x6", "y": 5.76, "yref": "y6"}], "font": {"family": "Arial", "size": 12}, "height": 700, "legend": {"title": {"text": "Role"}, "tracegroupgap": 0}, "margin": {"t": 110}, "showlegend": false, "title": {"text": "Bigger countries have more people (r = 0.87 on log scales), but Asian countries hold about 2× the people their size predicts<br><span style='font-size:13px;color:grey'>Each panel: one continent in blue, all other countries in grey, dashed line = world trend</span>"}, "xaxis": {"anchor": "y", "domain": [0, 0.3067], "showgrid": false, "ticktext": ["10", "1k", "100k", "10M"], "tickvals": [10, 1000, 100000, 10000000], "title": {"text": "Land area (km², log scale)"}, "type": "log"}, "xaxis2": {"anchor": "y2", "domain": [0.3467, 0.6533], "matches": "x", "showgrid": false, "ticktext": ["10", "1k", "100k", "10M"], "tickvals": [10, 1000, 100000, 10000000], "title": {"text": "Land area (km², log scale)"}, "type": "log"}, "xaxis3": {"anchor": "y3", "domain": [0.6933, 1.0], "matches": "x", "showgrid": false, "ticktext": ["10", "1k", "100k", "10M"], "tickvals": [10, 1000, 100000, 10000000], "title": {"text": "Land area (km², log scale)"}, "type": "log"}, "xaxis4": {"anchor": "y4", "domain": [0, 0.3067], "matches": "x", "showgrid": false, "showticklabels": false, "ticktext": ["10", "1k", "100k", "10M"], "tickvals": [10, 1000, 100000, 10000000], "type": "log"}, "xaxis5": {"anchor": "y5", "domain": [0.3467, 0.6533], "matches": "x", "showgrid": false, "showticklabels": false, "ticktext": ["10", "1k", "100k", "10M"], "tickvals": [10, 1000, 100000, 10000000], "type": "log"}, "xaxis6": {"anchor": "y6", "domain": [0.6933, 1.0], "matches": "x", "showgrid": false, "showticklabels": false, "ticktext": ["10", "1k", "100k", "10M"], "tickvals": [10, 1000, 100000, 10000000], "type": "log"}, "yaxis": {"anchor": "x", "domain": [0, 0.44], "showgrid": false, "ticktext": ["1k", "100k", "10M", "1B"], "tickvals": [1000, 100000, 10000000, 1000000000], "title": {"text": "Population 2022 (log)"}, "type": "log"}, "yaxis2": {"anchor": "x2", "domain": [0, 0.44], "matches": "y", "showgrid": false, "showticklabels": false, "ticktext": ["1k", "100k", "10M", "1B"], "tickvals": [1000, 100000, 10000000, 1000000000], "type": "log"}, "yaxis3": {"anchor": "x3", "domain": [0, 0.44], "matches": "y", "showgrid": false, "showticklabels": false, "ticktext": ["1k", "100k", "10M", "1B"], "tickvals": [1000, 100000, 10000000, 1000000000], "type": "log"}, "yaxis4": {"anchor": "x4", "domain": [0.56, 1], "matches": "y", "showgrid": false, "ticktext": ["1k", "100k", "10M", "1B"], "tickvals": [1000, 100000, 10000000, 1000000000], "title": {"text": "Population 2022 (log)"}, "type": "log"}, "yaxis5": {"anchor": "x5", "domain": [0.56, 1], "matches": "y", "showgrid": false, "showticklabels": false, "ticktext": ["1k", "100k", "10M", "1B"], "tickvals": [1000, 100000, 10000000, 1000000000], "type": "log"}, "yaxis6": {"anchor": "x6", "domain": [0.56, 1], "matches": "y", "showgrid": false, "showticklabels": false, "ticktext": ["1k", "100k", "10M", "1B"], "tickvals": [1000, 100000, 10000000, 1000000000], "type": "log"}}}
